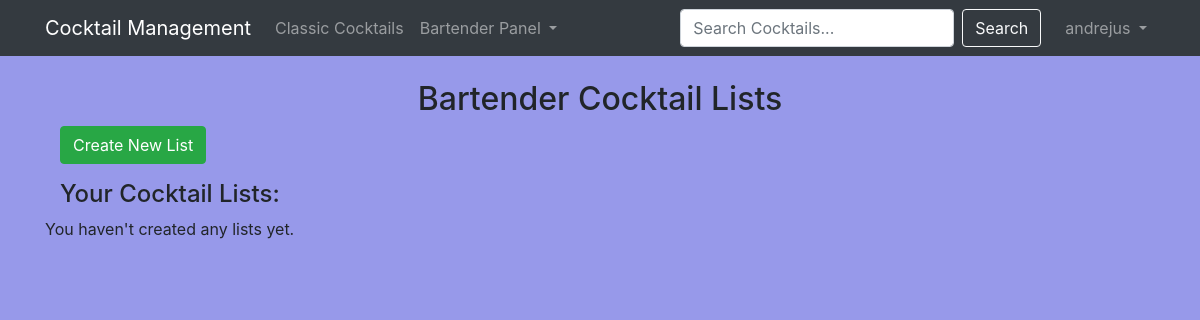
Page /cocktails/bartender/lists/ (signed in) on the earlier database version.
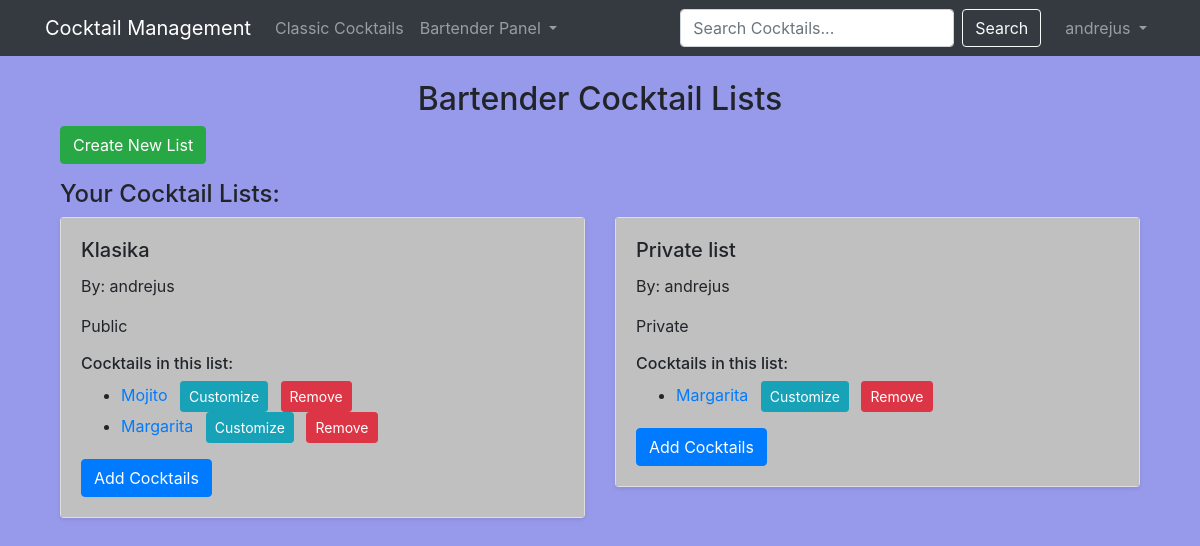
Same page on the later database version.
### cocktails/models.py (models this page shows, shortened)
class BartenderCocktailList(models.Model):
    name = models.CharField(max_length=100)
    owner = models.ForeignKey(Profile, on_delete=models.CASCADE)
    is_public = models.BooleanField(default=False)

class Profile(models.Model):
    user = models.OneToOneField(User, on_delete=models.CASCADE)
    profile_picture = models.ImageField(
        upload_to='profile_pics',
        default="profile_pics/default-user.png",
        blank=True,
        null=True
    )
    DRINK_PREFERENCES = [
        ('Alcoholic', 'Alcoholic'),
        ('Non-Alcoholic', 'Non-Alcoholic'),
        ('Both', 'Both')
    ]
    preferred_drink_type = models.CharField(max_length=15, choices=DRINK_PREFERENCES, default='Both')

class BartenderCocktailListCocktail(models.Model):
    bartender_list = models.ForeignKey(BartenderCocktailList, on_delete=models.CASCADE)
    cocktail = models.ForeignKey(Cocktail, on_delete=models.CASCADE)

class Cocktail(models.Model):
    name = models.CharField(max_length=100)
    original_cocktail = models.ForeignKey('self', null=True, blank=True, on_delete=models.SET_NULL)
    bartender = models.ForeignKey(User, on_delete=models.SET_NULL, null=True, blank=True)
    category = models.ForeignKey(CocktailCategory, on_delete=models.CASCADE)
    instructions = models.TextField()
    image = models.ImageField(upload_to='cocktails', blank=True, null=True)
    glass_type = models.CharField(max_length=100)
    ALCOHOLIC_STRENGTH = [
        ('Light', 'Light'),
        ('Medium', 'Medium'),
        ('Strong', 'Strong'),
    ]
    alcoholic_strength = models.CharField(max_length=10, choices=ALCOHOLIC_STRENGTH, default='Medium')
    is_classic = models.BooleanField(default=False)

### cocktails/views.py (the view)
# urls.py: path("bartender/lists/", views.bartender_lists, name="bartender-lists"),
@login_required
def bartender_lists(request):
    if not request.user.groups.filter(name="bartender").exists():
        messages.error(request, "You must be a bartender to access this page.")
        return redirect("cocktail-list")  # Redirect regular users
    user_lists = BartenderCocktailList.objects.filter(owner=request.user.profile)
    public_lists = BartenderCocktailList.objects.filter(is_public=True).exclude(owner=request.user.profile)
    context = {
        "user_lists": user_lists,
        "public_lists": public_lists,
    }
    return render(request, "cocktails/bartender_lists.html", context)

### cocktails/templates/cocktails/bartender_lists.html
{% extends 'base.html' %}
{% block content %}
<div class="container mt-4">
    <h2 class="text-center">Bartender Cocktail Lists</h2>
    <a href="{% url 'create-bartender-list' %}" class="btn btn-success mb-3">Create New List</a>
    <h4>Your Cocktail Lists:</h4>
    <div class="row">
        {% for list in user_lists %}
            <div class="col-md-6">
                <div class="card shadow-sm mb-3">
                    <div class="card-body">
                        <h5 class="card-title">{{ list.name }}</h5>
                        <p>By: {{ list.owner.user.username }}</p>
                        <p>{% if list.is_public %}Public{% else %}Private{% endif %}</p>
                        <h6>Cocktails in this list:</h6>
                        <ul>
                            {% for cocktail_entry in list.bartendercocktaillistcocktail_set.all %}
                                <li>
                                    <a href="{% url 'cocktail-detail' cocktail_entry.cocktail.id %}">
                                        {{ cocktail_entry.cocktail.name }}
                                    </a>
                                    {% if not cocktail_entry.cocktail.is_classic %}
                                        <a href="{% url 'customize-cocktail' cocktail_entry.cocktail.id %}" class="btn btn-sm btn-warning ml-2">Edit</a>
                                    {% else %}
                                        <a href="{% url 'customize-cocktail' cocktail_entry.cocktail.id %}" class="btn btn-sm btn-info ml-2">Customize</a>
                                    {% endif %}
                                    <a href="{% url 'remove-cocktail-from-list' list.id cocktail_entry.cocktail.id %}" class="btn btn-sm btn-danger ml-2">Remove</a>
                                </li>
                            {% empty %}
                                <p>No cocktails in this list yet.</p>
                            {% endfor %}
                        </ul>
                        <a href="{% url 'add-cocktail-to-list' list.id %}" class="btn btn-primary">Add Cocktails</a>
                    </div>
                </div>
            </div>
        {% empty %}
            <p class="text-center">You haven't created any lists yet.</p>
        {% endfor %}
    </div>
</div>
{% endblock %}

### cocktails/templates/base.html (shortened to what this page needs)
<!DOCTYPE html>
<html lang="en">
<head>
    <link rel="stylesheet"
          href="https://stackpath.bootstrapcdn.com/bootstrap/4.5.2/css/bootstrap.min.css"
/>
    {% load static %}
    <link rel="stylesheet" href="{% static 'css/style.css' %}"/>
</head>
<body>
<nav class="navbar navbar-expand-lg navbar-dark bg-dark">
    <div class="container">
        <a class="navbar-brand" href="{% url 'index' %}">Cocktail Management</a>
        <div class="collapse navbar-collapse" id="navbarNav">
            <ul class="navbar-nav mr-auto">
                <li class="nav-item">
                    <a class="nav-link" href="{% url 'cocktail-list' %}">Classic Cocktails</a>
                 {% if user.is_authenticated and user.groups.all|length > 0 %}
                    {% for group in user.groups.all %}
                        {% if group.name == "bartender" %}
                            <li class="nav-item dropdown">
                                <a class="nav-link dropdown-toggle" href="#" id="bartenderDropdown" role="button"
                                   data-toggle="dropdown" aria-haspopup="true" aria-expanded="false">
                                    Bartender Panel
                                </a>
                            </li>
                        {% endif %}
                    {% endfor %}
                {% endif %}
            </ul>
            <form class="form-inline my-2 my-lg-0" action="{% url 'search' %}" method="get">
                <input class="form-control mr-sm-2" type="search" placeholder="Search Cocktails..."
                       aria-label="Search" name="q">
                <button class="btn btn-outline-light my-2 my-sm-0" type="submit">
                    Search
                </button>
            </form>
            <ul class="navbar-nav ml-3">
                {% if user.is_authenticated %}
                    <li class="nav-item dropdown">
                        <a class="nav-link dropdown-toggle" href="#" id="userDropdown" role="button"
                           data-toggle="dropdown" aria-haspopup="true" aria-expanded="false">
                            {{ user.username }}
                        </a>
                    </li>
                {% endif %}
            </ul>
        </div>
    </div>
</nav>
<div class="container mt-4">
    {% block content %}{% endblock %}
</div>
</body>
</html>

### cocktails/static/css/style.css (style rules this page uses)
body { background-color: #9799EA; }
.card-body { background-color: Silver; }

Differences in the rows shown:
added BartenderCocktailList: name "Klasika", owner.user.username "andrejus", is_public "Public"
added BartenderCocktailListCocktail: cocktail.name "Mojito", shows "Customize", shown under "Klasika"
added BartenderCocktailListCocktail: cocktail.name "Margarita", shows "Customize", shown under "Klasika"
added BartenderCocktailList: name "Private list", owner.user.username "andrejus", is_public "Private"
added BartenderCocktailListCocktail: cocktail.name "Margarita", shows "Customize", shown under "Private list"
Other differences:
text no longer shown: "You haven't created any lists yet."
